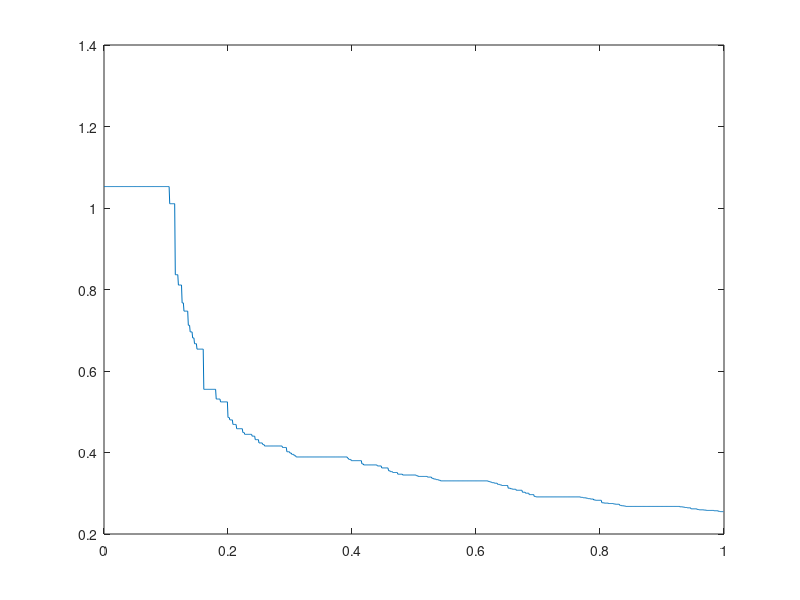
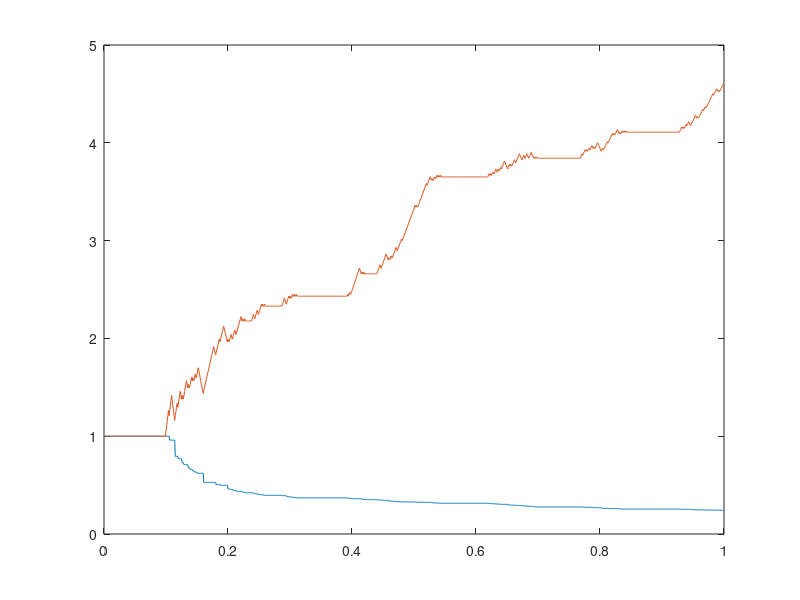

MATLAB code to generate these figures, in order: (Note: this script raises an error after producing the figures.)
% Tau/mpa6 project coarse grain model
% Last updated: 12/11/23
clear

% define the name of the .mat file to save
save_str = "T0_5_2";


% Grid parameters
N=1000; % Total number of time steps
M=20; % Number of spatial grid points
dt=0.001; % Time step (s)
L=20; % Domain length
dx=L/(M-1); % Grid spacing (conceptualize as 36nm corresponding to length occupied by tau or map6)
dx_vals=zeros(N,1);
dx_vals(1,1)=dx;

% Initialize variables. 
MTgrid=zeros(N,M); % time, distance, Values: 0=empty, 1=tau, 2=map6

t=0:dt:(N-1)*dt;
x=0:dx:L;



growthstate=0; % 0=static,-1=shrinking, 1=growth

MTlength=zeros(numel(t),3);
MTlength(:,1)=t;
MTlength(1,2)=L;
MTlength(1,3)=growthstate;

% Tunable parameters
T0=5.0; %base binding rate for tau
Toff=5.0; %undbinding rate for tau
M0=0.1; %base binding rate for map6
Moff=0.1; %unbinding rate for map6
alphaT=0.0; % cooperativity for tau
alphaM=0.0; %cooperativity for map6
%Tinit=0.5; % initial fraction of binding sites on labile MT segment with tau bound
%Minit=0.5; % initial fraction of binding sites on stable MT segment with map6 bound
fmp=500; % rescue frequency
fpm=300; % catastrophe frequency

if (T0+M0)*dt>1MT
    'on rates too high'
end


for j=1:N-1 %loop over time

 
    
    % enforce tau and map cooperativity
    taunext=0;
    mapnext=0;
    if(MTgrid(j,2)==1)
        taunext=taunext+1;
    elseif(MTgrid(j,2)==2)
        mapnext=mapnext+1;
    end

    Toffeff=Toff-alphaT*Toff*taunext;
    Moffeff=Moff-alphaM*Moff*mapnext;

    % Update occupancy for i=1

    if(MTgrid(j,1)==0) % site un-occupied
        if rand<T0*dt % chance for tau binding
            MTgrid(j+1,1)=1; 
        elseif T0*dt<rand<(T0+M0)*dt; % chance for map binding
            MTgrid(j+1,1)=2;
        else
            MTgrid(j+1,1)=0; % stays unoccupied
        end
    end

    if(MTgrid(j,1)==1)
        if rand<Toffeff*dt
            MTgrid(j+1,1)=0;
        else
            MTgrid(j+1,1)=1;
        end
    end

    if(MTgrid(j,1)==2)
        if rand<Moffeff*dt
            MTgrid(j+1,1)=0;
        else
            MTgrid(j+1,1)=2;
        end
    end


    for i=2:M-1 %loop over x

       % determine Ton based on next neigbor occupancy
       
       taunext=0;
       mapnext=0;
            
       if(MTgrid(j,i-1)==1)
           taunext=taunext+1;
       elseif(MTgrid(j,i-1)==2)
           mapnext=mapnext+1;
       end
      
       if(MTgrid(j,i+1)==1)
           taunext=taunext+1;
       elseif(MTgrid(j,i+1)==2)
           mapnext=mapnext+1;
       end

       %Ton=T0+alphaT*taunext;
       Toffeff=Toff-alphaT*Toff*taunext;
       Moffeff=Moff-alphaM*Moff*mapnext;
       %%%%%%

       % Update occupancy numbers
        
       if(MTgrid(j,i)==0) % site un-occupied
           if rand<T0*dt % chance for tau binding
               MTgrid(j+1,i)=1; 
           elseif T0*dt<rand<(T0+M0)*dt; % chance for map binding
               MTgrid(j+1,i)=2;
           else
               MTgrid(j+1,i)=0; % stays unoccupied
           end
       end

       if(MTgrid(j,i)==1)
           if rand<Toffeff*dt
               MTgrid(j+1,i)=0;
           else
               MTgrid(j+1,i)=1;
           end
       end

       if(MTgrid(j,i)==2)
           if rand<Moffeff*dt
               MTgrid(j+1,i)=0;
           else
               MTgrid(j+1,i)=2;
           end
       end

    end


    % Ton for i=M
    taunext=0;
    mapnext=0;
    if(MTgrid(j,M-1)==1)
        taunext=taunext+1;
    elseif(MTgrid(j,M-1)==2)
        mapnext=mapnext+1;
    end
    %Ton=T0+alphaT*taunext;
    Toffeff=Toff-alphaT*Toff*taunext;
    Moffeff=Moff-alphaM*Moff*mapnext;

    % Update occupancy for i=M

    if(MTgrid(j,M)==0) % site un-occupied
        if rand<T0*dt % chance for tau binding
            MTgrid(j+1,M)=1; 
        elseif T0*dt<rand<(T0+M0)*dt; % chance for map binding
            MTgrid(j+1,M)=2;
        else
            MTgrid(j+1,M)=0; % stays unoccupied
        end
    end

    if(MTgrid(j,M)==1)
        if rand<Toffeff*dt
            MTgrid(j+1,M)=0;
        else
            MTgrid(j+1,M)=1;
        end
    end

    if(MTgrid(j,M)==2)
        if rand<Moffeff*dt
            MTgrid(j+1,M)=0;
        else
            MTgrid(j+1,M)=2;
        end
    end

    % chance to grow

    if(sum(MTgrid(j,M-2:M))>0) % dynamic MTs when tau bound anywhere in last three sub-units
        
        % chance to change growth state
        if growthstate==0
            growthstate=1;
        elseif growthstate==-1
            if rand<fmp*dt
                growthstate=1;
            end
        elseif growthstate==1
            if rand<fpm*dt
                growthstate=-1;
            end
        end
        
        % enact growth or shrinking

        if growthstate==1 % growing
         
            M=M+1;
            L=L+dx;

            dx=L/(M-1); % Grid spacing (conceptualize as 36nm corresponding to length occupied by tau or map6)
            x=0:dx:L;

            x=0:dx:L;

            MTgrid=[MTgrid,zeros(N,1)];
            MTgrid(1:j,M)=-1; % -1 means 'location does not exist at this time'
            MTgrid(j+1,M)=1;

        elseif growthstate==-1 % shrinking
           % M=M-1;
            L=L-dx;
            %x=0:dx:L;

            MTgrid(j+1,1:M-1)=MTgrid(j,1:M-1);
            MTgrid(j+1,M)=-1; % location no longer exists
		end



        %MTgrid(j+1,:)=[MTgrid(j,:),1];
       % MTgrid(j+1,1:M-1)=MTgrid(j,1:M-1);
       % MTgrid(j+1,M)=1; % new site has tau
    else 
        growthstate=0; %static
    end

    MTlength(j+1,2)=L;
    MTlength(j+1,3)=growthstate;
	dx_vals(j+1,1)=dx;
end

% figure
% bar(x',MTgrid(N,:))
% 
% figure
% plot(t',MTlength(:,2))
% title('MT length vs time')
% 
% figure
% plot(t',MTlength(:,3))
% title('growth state vs time')

% Calculate binding fraction asymmetry
% defined as tau fraction, (tau/(tau+map6)), at plus end (final five
% positions) vs. tau fraction along the length

taufractip=sum(MTgrid(N,M-10:M)==1)/numel(MTgrid(N,M-10:M));
taufraclength=sum(MTgrid(N,1:M-11)==1)/numel(MTgrid(N,1:M-11));

tauplusendasym=taufractip/taufraclength;

mapfractip=sum(MTgrid(N,M-10:M)==2)/numel(MTgrid(N,M-10:M));
mapfraclength=sum(MTgrid(N,1:M-11)==2)/numel(MTgrid(N,1:M-11));

mapplusendasym=mapfractip/mapfraclength;

% L


% figure
% fig = figure('units','inch','position',[10,10,15,4]);
% for i=1:M
%         if(MTgrid(N,i)==0) % nothing bound
%             bar(i,1,FaceColor="#77AC30")
%         elseif(MTgrid(N,i)==1) % tau bound
%            bar(i,1,FaceColor="#7E2F8E")
%         elseif(MTgrid(N,i)==2) % map6 bound
%             bar(i,1,FaceColor="#0072BD")
%         elseif(MTgrid(N,i)==-1) % no MT here
%             bar(i,1,'w',EdgeColor='w')
%         end
%         hold on
%  end


% movie=1;
% if movie ==1
% 
% % Initialize video
% myVideo = VideoWriter('MT_tau_map6_121523'); %open video file (change file name to avoid overwriting)
% myVideo.FrameRate = 10;  %can adjust this, 5 - 10 works well for me
% open(myVideo)
% 
% figure
% fig = figure('units','inch','position',[10,10,15,4]);
% for j=1:N
%     for i=1:M
%         if(MTgrid(j,i)==0) % nothing bound
%             bar(i,1,FaceColor="#77AC30")
%         elseif(MTgrid(j,i)==1) % tau bound
%            bar(i,1,FaceColor="#7E2F8E")
%         elseif(MTgrid(j,i)==2) % map6 bound
%             bar(i,1,FaceColor="#0072BD")
%         elseif(MTgrid(j,i)==-1) % no MT here
%             bar(i,1,'w',EdgeColor='w')
%         end
%         hold on
%     end
%     hold off
%     pause(0.1)
%     frame=getframe(gcf);
%     writeVideo(myVideo,frame);
% end
% close(myVideo)
% end

% plot dx_vals
figure
plot(t', dx_vals')

% plot with proportions
figure
% plot(t', dx_vals'./dx_vals(1,1), t', 1./(MTlength(:,2)./MTlength(1,2)))
plot(t', dx_vals'./dx_vals(1,1), t', MTlength(:,2)./MTlength(1,2))

% export the workspace
% define the export location
export_dir = fullfile("data/raw_sim_data");
export_file = fullfile(export_dir, save_str);
[~, ~, ~] = mkdir(export_dir);
save(export_file, "-nocompression", "-v7");